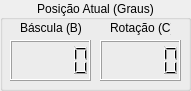
   <widget class="QGroupBox" name="groupPos">
    <property name="geometry">
     <rect>
      <x>380</x>
      <y>60</y>
      <width>191</width>
      <height>91</height>
     </rect>
    </property>
    <property name="title">
     <string>Posição Atual (Graus)</string>
    </property>
    <property name="alignment">
     <set>Qt::AlignCenter</set>
    </property>
    <widget class="QLabel" name="label_33">
     <property name="geometry">
      <rect>
       <x>110</x>
       <y>20</y>
       <width>61</width>
       <height>16</height>
      </rect>
     </property>
     <property name="text">
      <string>Rotação (C):</string>
     </property>
    </widget>
    <widget class="QLabel" name="label_32">
     <property name="geometry">
      <rect>
       <x>20</x>
       <y>20</y>
       <width>61</width>
       <height>16</height>
      </rect>
     </property>
     <property name="text">
      <string>Báscula (B):</string>
     </property>
    </widget>
    <widget class="QLCDNumber" name="lcdB">
     <property name="geometry">
      <rect>
       <x>10</x>
       <y>40</y>
       <width>81</width>
       <height>41</height>
      </rect>
     </property>
     <property name="smallDecimalPoint">
      <bool>false</bool>
     </property>
    </widget>
    <widget class="QLCDNumber" name="lcdC">
     <property name="geometry">
      <rect>
       <x>100</x>
       <y>40</y>
       <width>81</width>
       <height>41</height>
      </rect>
     </property>
     <property name="smallDecimalPoint">
      <bool>false</bool>
     </property>
    </widget>
   </widget>
